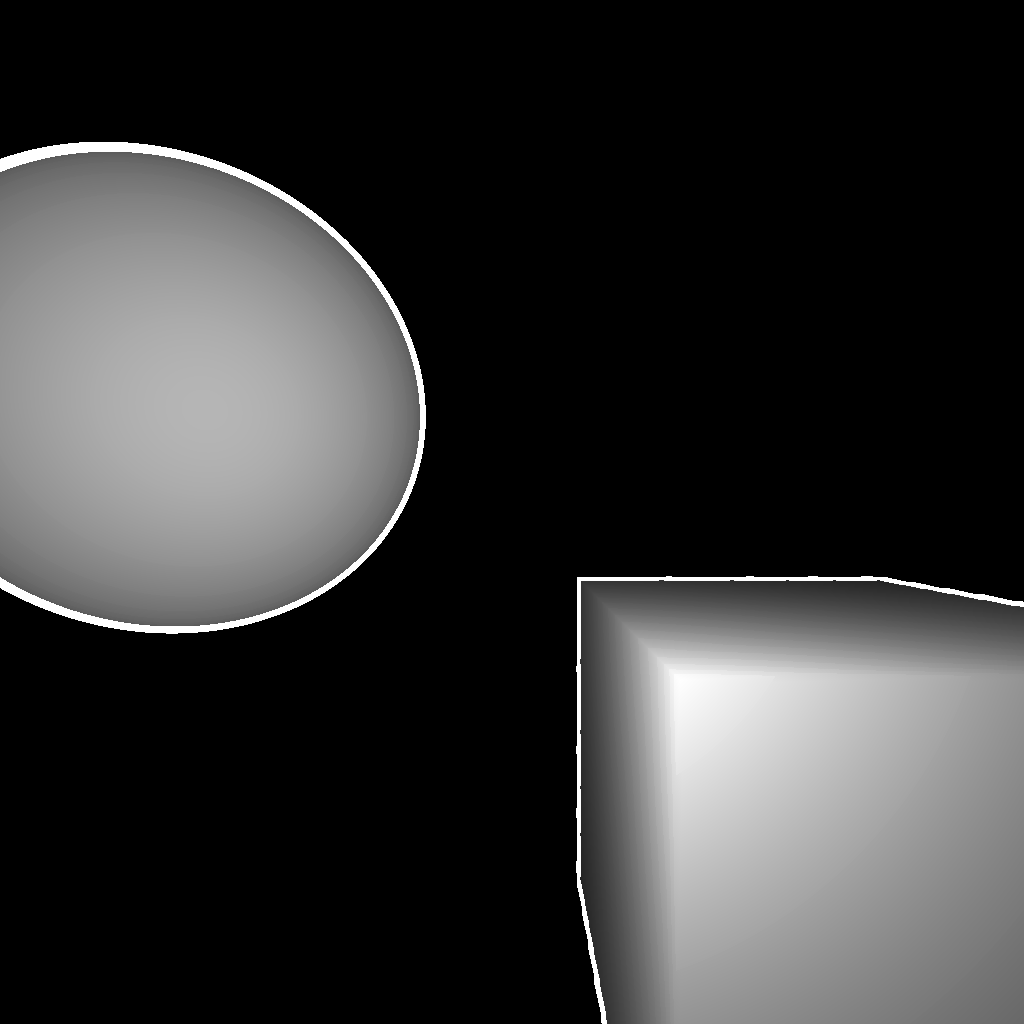

Recreate this plot in Python.
"""Highly inefficient ray marcher.
"""


import matplotlib.cm as cm
import numpy as np


ORIGIN = np.array([0., 0., 0.])
SPHERE_CENTRE = np.array([-3, 0, 5])
CUBE_CENTRE = np.array([3, 0, 5])


def sphere(point: np.array) -> float:
    """Return how far <point> is from the surface of the sphere.
    """
    centre = SPHERE_CENTRE
    r = 2
    return np.linalg.norm(point - centre) - r


def cube(point: np.array) -> bool:
    """Return how far <point> is from the surface of the cube.
    Concretely, this means return how far the farthest coordinate in <point> is
    from the cube's surface.
    """
    centre = CUBE_CENTRE
    r = 2
    return np.max(np.abs(point - centre)) - r


if __name__ == '__main__':
    dim = 64  # half of width of image
    out = np.zeros((2 * dim, 2 * dim))  # output image array
    dist = 8  # total distance for each ray to march
    steps = 10  # number of steps per unit distance of marching

    position = np.copy(ORIGIN)  # camera position

    for x in np.arange(-dim, dim, 1):      # for loops sweep through 90 degree
        for y in np.arange(-dim, dim, 1):  # field of vision in x, y directions
            direction = np.array([x, y, dim]) / dim  # ray direction vector
            direction /= np.linalg.norm(direction)  # normalize direction
            pos = np.copy(position)  # start ray at camera
            for cur_dist in np.arange(0, dist, 1 / steps):
                pos += direction / steps
                # march forward!
                if sphere(pos) <= 0 or cube(pos) <= 0:
                    out[y + dim][x + dim] = (dist - cur_dist) / dist
                    break
                    # if we hit an object, output the ray's brightness as a
                    # function of how far we are from the hit,
                    # then stop marching
                elif sphere(pos) < 0.03125 or cube(pos) < 0.03125:
                    out[y + dim][x + dim] = 1
                    # if we're close to an object, light up, but don't stop
                    # (in case we actually hit the object later)

    # this block is for saving an image
    # from PIL import Image
    # img = Image.fromarray(out * 255)
    # img = img.convert('RGB')
    # img.save('raymarcher.png')
    # img.show()

    # this block is for displaying with matplotlib
    from matplotlib import pyplot as plt
    plt.imshow(out, cmap=cm.gray)
    plt.show()
